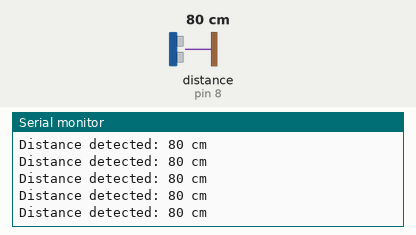
This sketch was run on a simulated Arduino Uno, built with avr-gcc and run on an emulated ATmega328P. On the bench: the last lines printed to the serial monitor. Wiring (inferred from the names in the program): ultrasonic range finder: trigger pin 9; echo pin 8. Inputs (shaded band) come from the test bench; at power-on: distance to the obstacle (sensor on pin 8) 80 cm. The echo pulse lasts 58.3 µs per cm.

Above: at 1.2 s.
1.3 s: distance to the obstacle (sensor on pin 8) set to 2 cm
At 1.8 s:
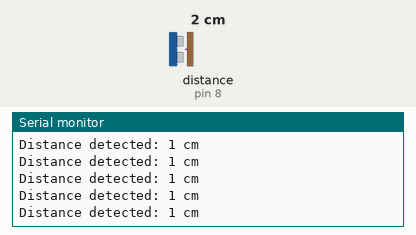
4.3 s: distance to the obstacle (sensor on pin 8) set to 18 cm
At 4.8 s:
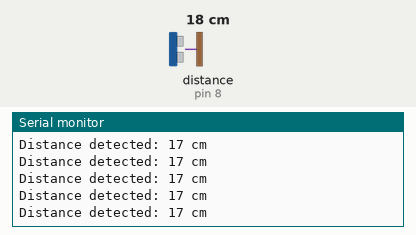
7.3 s: distance to the obstacle (sensor on pin 8) set to 4 cm
At 8.2 s:
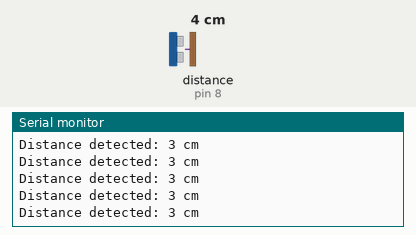
10.3 s: distance to the obstacle (sensor on pin 8) set to 35 cm
At 10.8 s:
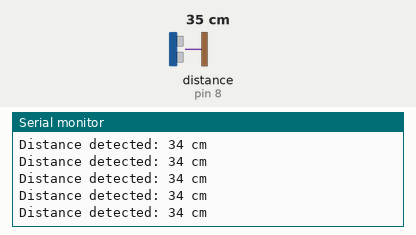
13.3 s: distance to the obstacle (sensor on pin 8) set to 9 cm
At 14.2 s:
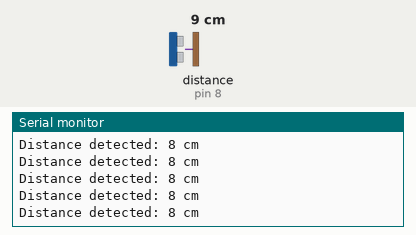
16.3 s: distance to the obstacle (sensor on pin 8) set to 60 cm
At 16.8 s:
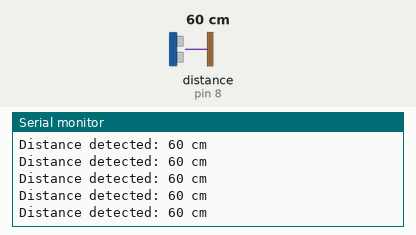
Timing chart, 0 to 19.3 s (numbered marks = the images above; inputs shaded):
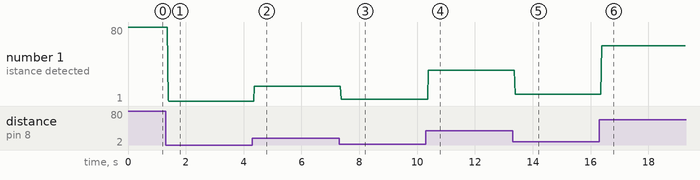

The sketch:

example2.ino
```cpp
//Code for the ultrasonic sensors
const int US_TRIG = 9;
const int US_ECHO = 8;

// The D0 of the Eye sensor is connected to Arduino pin D2
const int LEYE = 2;


void setup() {
  Serial.begin( 9600 );
  pinMode(US_TRIG, OUTPUT);
  pinMode(US_ECHO, INPUT);
}

void loop(){

  int distance;
  long duration;

  digitalWrite( US_TRIG, LOW );
  delayMicroseconds(2);
  digitalWrite( US_TRIG, HIGH );
  delayMicroseconds( 10 );
  digitalWrite( US_TRIG, LOW );

  duration = pulseIn( US_ECHO, HIGH );

  distance = duration/58;

  Serial.print("Distance detected: ");
  Serial.print( distance );
  Serial.println(" cm");
}
```

Measured:
- after the input at 1.3 s, the serial monitor: prints a new line after 0.08 s (image 1)
- after the input at 4.3 s, the serial monitor: prints a new line after 0.07 s (image 2)
- after the input at 7.3 s, the serial monitor: prints a new line after 0.08 s (image 3)
- after the input at 10.3 s, the serial monitor: prints a new line after 0.09 s (image 4)
- after the input at 13.3 s, the serial monitor: prints a new line after 0.09 s (image 5)
- after the input at 16.3 s, the serial monitor: prints a new line after 0.08 s (image 6)
- plotted number 1: 80 → 1 after the input at 1.3 s, 1 → 17 after the input at 4.3 s, 17 → 3 after the input at 7.3 s, 3 → 34 after the input at 10.3 s, 34 → 8 after the input at 13.3 s
